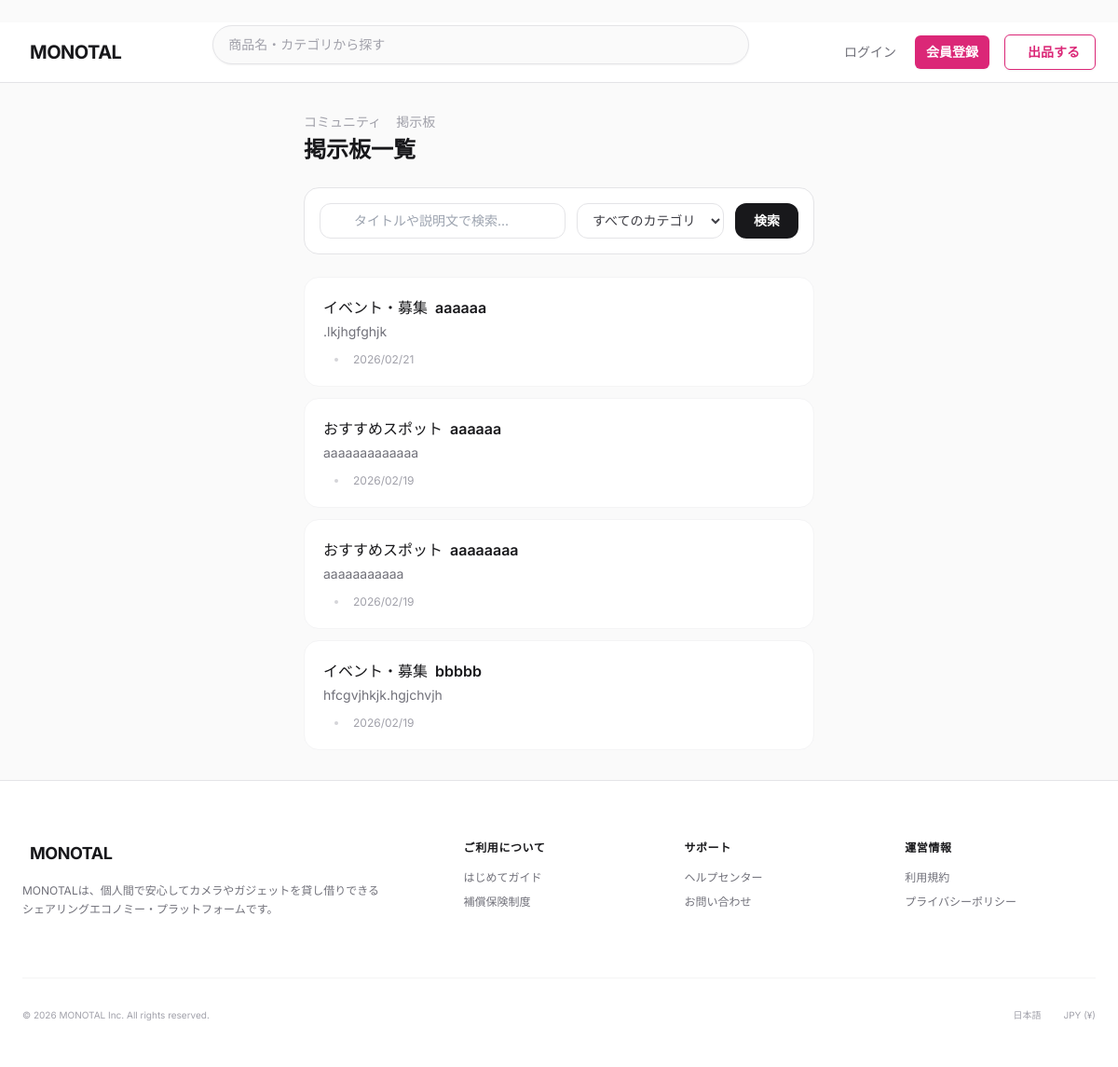
Before: /monotal/community/boards/ with the older database file.
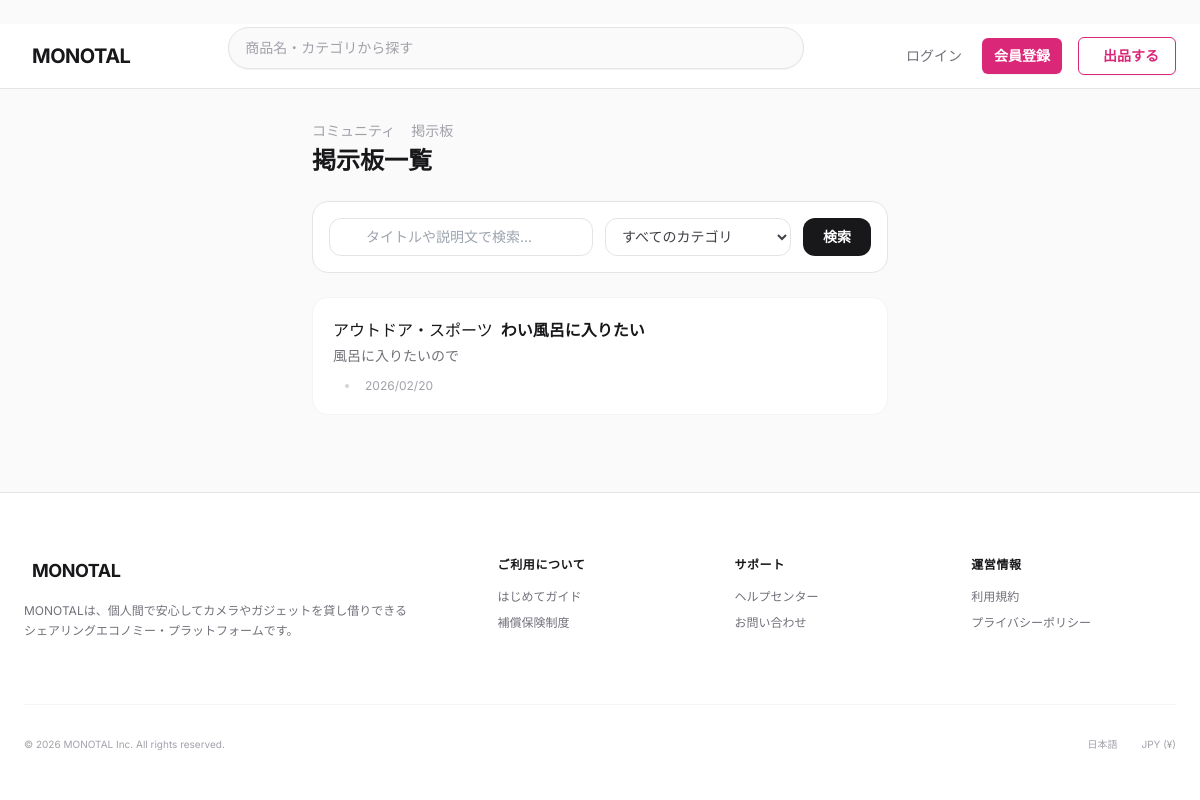
After: the same page with the newer database file.
### monotal/models.py (models this page shows, shortened)
class Community(models.Model):
    community_id = models.AutoField(primary_key=True)
    name = models.CharField(max_length=200, verbose_name='掲示板タイトル', null=True, blank=True)
    description = models.TextField(verbose_name='説明文', null=True, blank=True)
    category = models.ForeignKey(
        BoardCategory,
        on_delete=models.SET_NULL, # カテゴリが削除されても掲示板は残す
        null=True,
        verbose_name='カテゴリ'
    )
    creator = models.ForeignKey(
        User,
        on_delete=models.SET_NULL, # ユーザーが削除されても掲示板は残す
        null=True,
        related_name='created_communities',
        verbose_name='作成者'
    )
    created_at = models.DateTimeField(default=timezone.now, verbose_name='作成日時')
    class Meta:
        db_table = 'T_Community'
        verbose_name = 'コミュニティ（掲示板）'
        verbose_name_plural = 'コミュニティ（掲示板）'

class BoardCategory(models.Model):
    id = models.AutoField(primary_key=True)
    name = models.CharField(max_length=100, unique=True, verbose_name='カテゴリ名')
    class Meta:
        db_table = 'M_BoardCategory'
        verbose_name = '掲示板カテゴリ'
        verbose_name_plural = '掲示板カテゴリ'

### monotal/views.py (the view, shortened to what this page needs)
# urls.py: path('community/boards/', views.board_list, name='board_list'),
def board_list(request):
    from django.db.models import Count
    q = request.GET.get('q', '').strip()
    cat = request.GET.get('category', '')
    sort = request.GET.get('sort', 'new')  # 'new' | 'old' | 'members'
    mine = request.GET.get('mine', '')
    if sort == 'old':
        order = 'created_at'
    elif sort == 'members':
        order = '-member_count'
    else:
        order = '-created_at'
    queryset = Community.objects.select_related('creator', 'category').annotate(
        member_count=Count('members', distinct=True)
    ).order_by(order)
    if q:
        queryset = queryset.filter(Q(name__icontains=q) | Q(description__icontains=q))
    if cat:
        try:
            queryset = queryset.filter(category_id=int(cat))
        except ValueError:
            pass
    if mine == '1' and request.user.is_authenticated:
        my_ids = set(CommunityMember.objects.filter(user=request.user).values_list('community_id', flat=True))
        creator_ids = set(Community.objects.filter(creator=request.user).values_list('community_id', flat=True))
        queryset = queryset.filter(community_id__in=my_ids | creator_ids)
    paginator = Paginator(queryset, 20)
    page_obj = paginator.get_page(request.GET.get('page', 1))
    try:
        selected_category_id = int(cat)
    except (ValueError, TypeError):
        selected_category_id = None
    return render(request, 'board_list.html', {
        'boards': page_obj,
        'page_obj': page_obj,
        'is_paginated': page_obj.has_other_pages(),
        'categories': BoardCategory.objects.all().order_by('name'),
        'search_query': q,
        'selected_category_id': selected_category_id,
    })

### monotal/context_processors.py (called while the page is built, shortened)
def rental_context(request):
    context = {
        'pending_rental_count': 0,
    }
    return context

def notification_context(request):
    context = {
        'unread_notification_count': 0,
    }
    return context

### templates/board_list.html (shortened to what this page needs)
﻿{% extends "base.html" %}
{% load static %}
{% block extra_css %}
<link rel="stylesheet" href="{% static 'css/community.css' %}">
{% endblock %}
{% block content %}
<div class="max-w-4xl mx-auto px-4 py-8">
    <div class="flex items-center justify-between mb-6">
        <div>
            <div class="flex items-center gap-2 text-sm text-zinc-400 mb-1">
                <a href="{% url 'community_group' %}" class="hover:text-zinc-600 transition-colors">コミュニティ</a>
                <span>掲示板</span>
            </div>
            <h1 class="text-2xl font-bold text-zinc-900">掲示板一覧</h1>
        </div>
    </div>
    <form method="GET" action="{% url 'board_list' %}" class="bg-white border border-zinc-200 rounded-2xl p-4 mb-6 flex flex-col sm:flex-row gap-3">
        <div class="relative flex-1">
            <input type="text" name="q" value="{{ search_query }}"
                   placeholder="タイトルや説明文で検索..."
                   class="w-full pl-9 pr-4 py-2 border border-zinc-200 rounded-xl text-sm focus:outline-none focus:ring-2 focus:ring-pink-400 focus:border-transparent transition">
        </div>
        <select name="category"
                class="px-3 py-2 border border-zinc-200 rounded-xl text-sm text-zinc-700 focus:outline-none focus:ring-2 focus:ring-pink-400 focus:border-transparent transition bg-white">
            <option value="">すべてのカテゴリ</option>
        </select>
        <button type="submit"
                class="px-5 py-2 bg-zinc-900 hover:bg-zinc-700 text-white text-sm font-semibold rounded-xl transition-colors">
            検索
        </button>
    </form>
    {% if boards %}
    <div class="space-y-3">
        {% for board in boards %}
        <a href="{% url 'board_detail' pk=board.community_id %}"
           class="board-card block bg-white border border-zinc-100 rounded-2xl p-5 hover:border-pink-200 hover:shadow-md transition-all">
            <div class="flex items-start justify-between gap-4">
                <div class="flex-1 min-w-0">
                    <div class="flex items-center gap-2 mb-1 flex-wrap">
                        {% if board.category %}
                        <span class="board-category-badge">{{ board.category.name }}</span>
                        {% endif %}
                        <h2 class="text-base font-semibold text-zinc-900 truncate">{{ board.name }}</h2>
                    </div>
                    {% if board.description %}
                    <p class="text-sm text-zinc-500 line-clamp-2 mb-3">{{ board.description }}</p>
                    {% endif %}
                    <div class="flex items-center gap-3 text-xs text-zinc-400">
                        <span class="w-1 h-1 rounded-full bg-zinc-300"></span>
                        <span class="flex items-center gap-1">
                            {{ board.created_at|date:"Y/m/d" }}
                        </span>
                    </div>
                </div>
            </div>
        </a>
        {% endfor %}
    </div>
    {% endif %}
</div>
{% endblock %}

Changed rows visible on the page:
removed Community: category.name "イベント・募集", name "aaaaaa", description ".lkjhgfghjk", created_at "2026/02/21"
removed Community: category.name "おすすめスポット", name "aaaaaa", description "aaaaaaaaaaaaa", created_at "2026/02/19"
removed Community: category.name "おすすめスポット", name "aaaaaaaa", description "aaaaaaaaaaa", created_at "2026/02/19"
removed Community: category.name "イベント・募集", name "bbbbb", description "hfcgvjhkjk.hgjchvjh", created_at "2026/02/19"
added Community: category.name "アウトドア・スポーツ", name "わい風呂に入りたい", description "風呂に入りたいので", created_at "2026/02/20"
